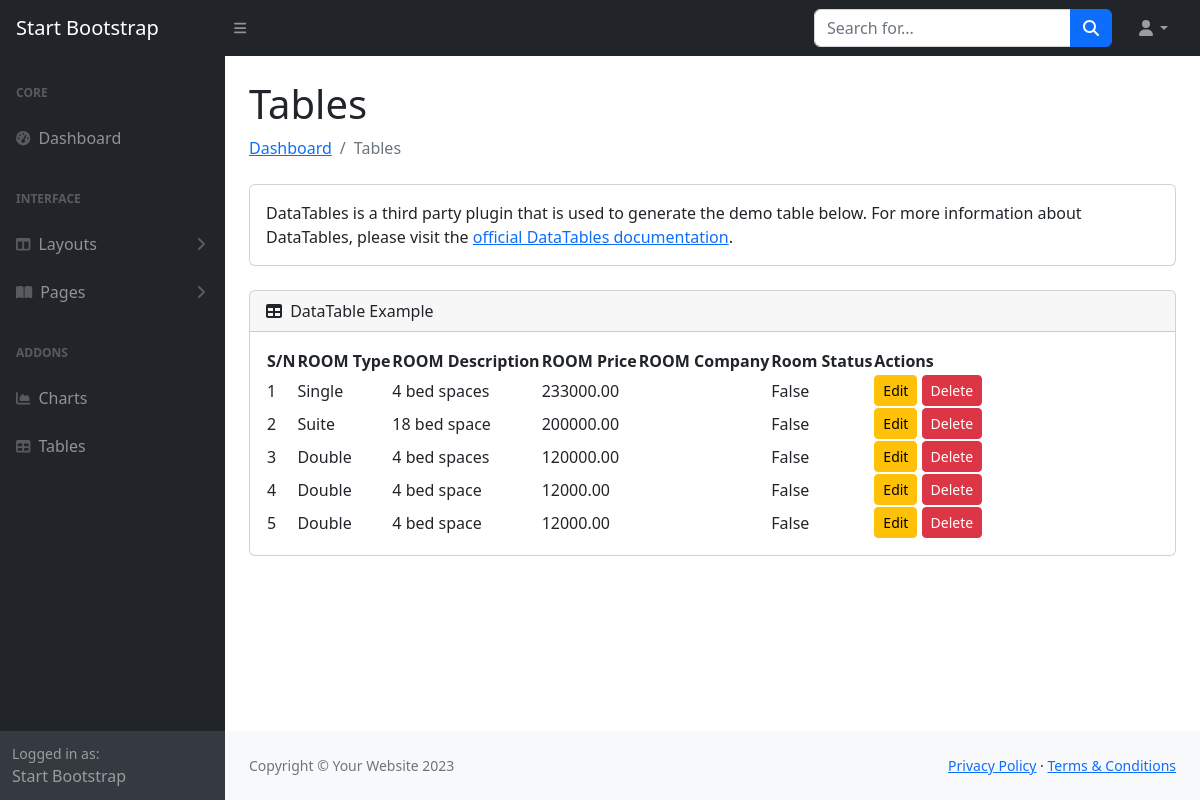
Page /roompostlist/ on the committed database.
### homeapp/models.py (models this page shows, shortened)
class Room(models.Model):
    ROOM_TYPE_CHOICES = [
        ('Single', 'Single'),
        ('Double', 'Double'),
        ('Suite', 'Suite'),
    ]
    room_type = models.CharField(max_length=20, choices=ROOM_TYPE_CHOICES)
    description = models.TextField()
    price = models.DecimalField(max_digits=10, decimal_places=2)
    company = models.ForeignKey(Company, on_delete=models.CASCADE, related_name='rooms')
    available = models.BooleanField(default=True)
    created_at = models.DateTimeField(auto_now_add=True)
    room_pic = models.ImageField(upload_to='rooms/', null=True, blank=True)
    is_active = models.BooleanField(default=False)
    is_student = models.BooleanField(default=False)
    is_admin = models.BooleanField(default=False)
    is_staff = models.BooleanField(default=False)
    is_created = models.DateTimeField(auto_now_add=True)
    is_updated = models.DateTimeField(auto_now=True)

### homeapp/views.py (the view)
# urls.py: path('roompostlist/', views.RoomPostList, name='roompostlist'),
def RoomPostList(request):
    all_job = Room.objects.all()
    return render( request, 'company/roompostlist.html', {'all_rooms':all_job})

### homeapp/templates/company/roompostlist.html (shortened to what this page needs)
{% load static %}
<!DOCTYPE html>
<html lang="en">
    <head>
        <link href="https://cdn.jsdelivr.net/npm/simple-datatables@7.1.2/dist/style.min.css" rel="stylesheet" />
        <link href="{% static './company/css/styles.css' %}" rel="stylesheet" />
    </head>
    <body class="sb-nav-fixed">
        <nav class="sb-topnav navbar navbar-expand navbar-dark bg-dark">
            <a class="navbar-brand ps-3" href="index.html">Start Bootstrap</a>
            <button class="btn btn-link btn-sm order-1 order-lg-0 me-4 me-lg-0" id="sidebarToggle" href="#!"><i class="fas fa-bars"></i></button>
            <form class="d-none d-md-inline-block form-inline ms-auto me-0 me-md-3 my-2 my-md-0">
                <div class="input-group">
                    <input class="form-control" type="text" placeholder="Search for..." aria-label="Search for..." aria-describedby="btnNavbarSearch" />
                    <button class="btn btn-primary" id="btnNavbarSearch" type="button"><i class="fas fa-search"></i></button>
                </div>
            </form>
            <ul class="navbar-nav ms-auto ms-md-0 me-3 me-lg-4">
                <li class="nav-item dropdown">
                    <a class="nav-link dropdown-toggle" id="navbarDropdown" href="#" role="button" data-bs-toggle="dropdown" aria-expanded="false"><i class="fas fa-user fa-fw"></i></a>
                </li>
            </ul>
        </nav>
        <div id="layoutSidenav">
            <div id="layoutSidenav_nav">
                <nav class="sb-sidenav accordion sb-sidenav-dark" id="sidenavAccordion">
                    <div class="sb-sidenav-menu">
                        <div class="nav">
                            <div class="sb-sidenav-menu-heading">Core</div>
                            <a class="nav-link" href="index.html">
                                <div class="sb-nav-link-icon"><i class="fas fa-tachometer-alt"></i></div>
                                Dashboard
                            </a>
                            <div class="sb-sidenav-menu-heading">Interface</div>
                            <a class="nav-link collapsed" href="#" data-bs-toggle="collapse" data-bs-target="#collapseLayouts" aria-expanded="false" aria-controls="collapseLayouts">
                                <div class="sb-nav-link-icon"><i class="fas fa-columns"></i></div>
                                Layouts
                                <div class="sb-sidenav-collapse-arrow"><i class="fas fa-angle-down"></i></div>
                            </a>
                            <a class="nav-link collapsed" href="#" data-bs-toggle="collapse" data-bs-target="#collapsePages" aria-expanded="false" aria-controls="collapsePages">
                                <div class="sb-nav-link-icon"><i class="fas fa-book-open"></i></div>
                                Pages
                                <div class="sb-sidenav-collapse-arrow"><i class="fas fa-angle-down"></i></div>
                            </a>
                            <div class="sb-sidenav-menu-heading">Addons</div>
                            <a class="nav-link" href="charts.html">
                                <div class="sb-nav-link-icon"><i class="fas fa-chart-area"></i></div>
                                Charts
                            </a>
                            <a class="nav-link" href="tables.html">
                                <div class="sb-nav-link-icon"><i class="fas fa-table"></i></div>
                                Tables
                            </a>
                        </div>
                    </div>
                    <div class="sb-sidenav-footer">
                        <div class="small">Logged in as:</div>
                        Start Bootstrap
                    </div>
                </nav>
            </div>
            <div id="layoutSidenav_content">
                <main>
                    <div class="container-fluid px-4">
                        <h1 class="mt-4">Tables</h1>
                        <ol class="breadcrumb mb-4">
                            <li class="breadcrumb-item"><a href="index.html">Dashboard</a></li>
                            <li class="breadcrumb-item active">Tables</li>
                        </ol>
                        <div class="card mb-4">
                            <div class="card-body">
                                DataTables is a third party plugin that is used to generate the demo table below. For more information about DataTables, please visit the
                                <a target="_blank" href="https://datatables.net/">official DataTables documentation</a>.
                            </div>
                        </div>
                        <div class="card mb-4">
                            <div class="card-header">
                                <i class="fas fa-table me-1"></i>
                                DataTable Example
                            </div>
                            <div class="card-body">
                                <table id="datatablesSimple">
                                    <thead>
                                        <tr>
                                            <th>S/N</th>
                                            <th>ROOM Type</th>
                                            <th>ROOM Description</th>
                                            <th>ROOM Price</th>
                                            <th>ROOM Company</th>
                                            <th>Room Status</th>
                                            <th>Actions</th>
                                        </tr>
                                    </thead>
                                    {% if all_rooms %}
                                    <tbody>
                                        {% for i in all_rooms %}
                                        <tr>
                                            <td>{{ forloop.counter }}</td>
                                            <td>{{ i.room_type }}</td>
                                            <td>{{ i.description }}</td>
                                            <td>{{ i.price }}</td>
                                            <td>{{ i.company.company_name }}</td>
                                            <td>{{ i.available }}</td>
                                            <td>
                                                <a href="{% url 'edit_room' i.id %}" class="btn btn-warning btn-sm">Edit</a>
                                                <a href="{% url 'delete_room' i.id %}" class="btn btn-danger btn-sm" onclick="return confirm('Are you sure you want to delete this room?');">Delete</a>
                                            </td>
                                        </tr>
                                        {% endfor %}
                                    </tbody>
                                    {% endif %}
                                </table>
                            </div>
                        </div>
                    </div>
                </main>
                <footer class="py-4 bg-light mt-auto">
                    <div class="container-fluid px-4">
                        <div class="d-flex align-items-center justify-content-between small">
                            <div class="text-muted">Copyright &copy; Your Website 2023</div>
                            <div>
                                <a href="#">Privacy Policy</a>
                                &middot;
                                <a href="#">Terms &amp; Conditions</a>
                            </div>
                        </div>
                    </div>
                </footer>
            </div>
        </div>
    </body>
</html>

### rows in the picture
Room: room_type "Single", description "4 bed spaces", price "233000.00", available "False"
Room: room_type "Suite", description "18 bed space", price "200000.00", available "False"
Room: room_type "Double", description "4 bed spaces", price "120000.00", available "False"
Room: room_type "Double", description "4 bed space", price "12000.00", available "False"
Room: room_type "Double", description "4 bed space", price "12000.00", available "False"
